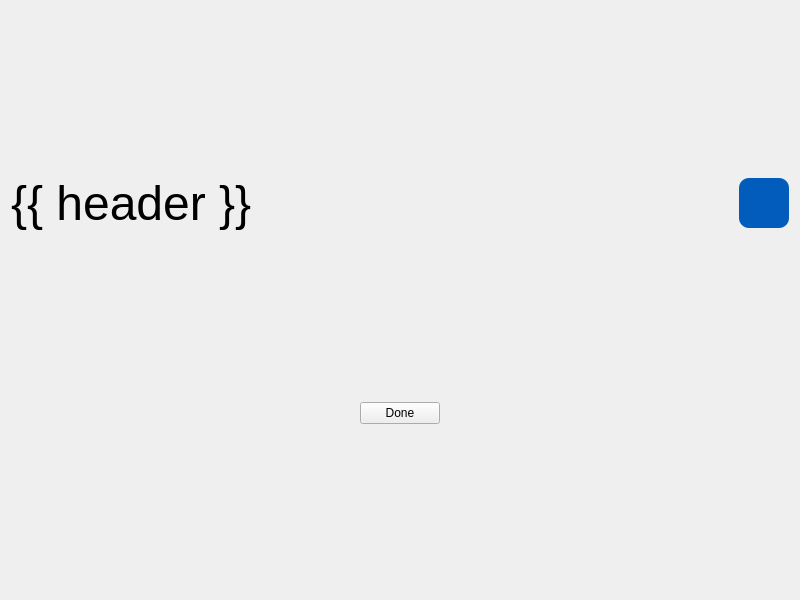
<?xml version="1.0" encoding="UTF-8"?>
<ui version="4.0">
 <class>EmptyPage</class>
 <widget class="QWidget" name="EmptyPage">
  <property name="geometry">
   <rect>
    <x>0</x>
    <y>0</y>
    <width>800</width>
    <height>600</height>
   </rect>
  </property>
  <property name="sizePolicy">
   <sizepolicy hsizetype="Expanding" vsizetype="Expanding">
    <horstretch>0</horstretch>
    <verstretch>0</verstretch>
   </sizepolicy>
  </property>
  <property name="maximumSize">
   <size>
    <width>3840</width>
    <height>2160</height>
   </size>
  </property>
  <property name="windowTitle">
   <string>{{ header}}</string>
  </property>
  <layout class="QVBoxLayout" name="verticalLayout">
   <item>
    <layout class="QHBoxLayout" name="header">
     <property name="sizeConstraint">
      <enum>QLayout::SizeConstraint::SetMaximumSize</enum>
     </property>
     <item>
      <widget class="QLabel" name="title">
       <property name="maximumSize">
        <size>
         <width>16777215</width>
         <height>100</height>
        </size>
       </property>
       <property name="font">
        <font>
         <family>Arial</family>
         <pointsize>36</pointsize>
        </font>
       </property>
       <property name="text">
        <string>{{ header }}</string>
       </property>
      </widget>
     </item>
     <item>
      <spacer name="horizontal_spacer">
       <property name="orientation">
        <enum>Qt::Orientation::Horizontal</enum>
       </property>
       <property name="sizeHint" stdset="0">
        <size>
         <width>40</width>
         <height>20</height>
        </size>
       </property>
      </spacer>
     </item>
     <item>
      <widget class="QPushButton" name="info_button">
       <property name="minimumSize">
        <size>
         <width>50</width>
         <height>50</height>
        </size>
       </property>
       <property name="maximumSize">
        <size>
         <width>50</width>
         <height>50</height>
        </size>
       </property>
       <property name="styleSheet">
        <string notr="true">QPushButton {
                                    color: rgb(255, 255, 255);
                                    background-color: rgb(1, 92, 187);
                                    border: 1px;
                                    border-radius: 10px;
                                    }

                                    QPushButton:hover {
                                    color: rgb(220,221,229);
                                    background-color: rgb(37, 150, 190);
                                    }

                                    QPushButton:pressed {
                                    color: rgb(220,221,229);
                                    background-color: rgb(37, 150, 190);
                                    }</string>
       </property>
       <property name="text">
        <string/>
       </property>
       <property name="icon">
        <iconset theme="QIcon::ThemeIcon::DialogInformation"/>
       </property>
       <property name="iconSize">
        <size>
         <width>40</width>
         <height>40</height>
        </size>
       </property>
      </widget>
     </item>
    </layout>
   </item>
   <item>
    <layout class="QVBoxLayout" name="body" stretch="1">
     <property name="sizeConstraint">
      <enum>QLayout::SizeConstraint::SetMaximumSize</enum>
     </property>
     <item alignment="Qt::AlignmentFlag::AlignHCenter">
      <widget class="QPushButton" name="done_button">
       <property name="sizePolicy">
        <sizepolicy hsizetype="Maximum" vsizetype="Maximum">
         <horstretch>0</horstretch>
         <verstretch>0</verstretch>
        </sizepolicy>
       </property>
       <property name="text">
        <string>Done</string>
       </property>
      </widget>
     </item>
    </layout>
   </item>
  </layout>
 </widget>
 <resources/>
 <connections/>
</ui>
